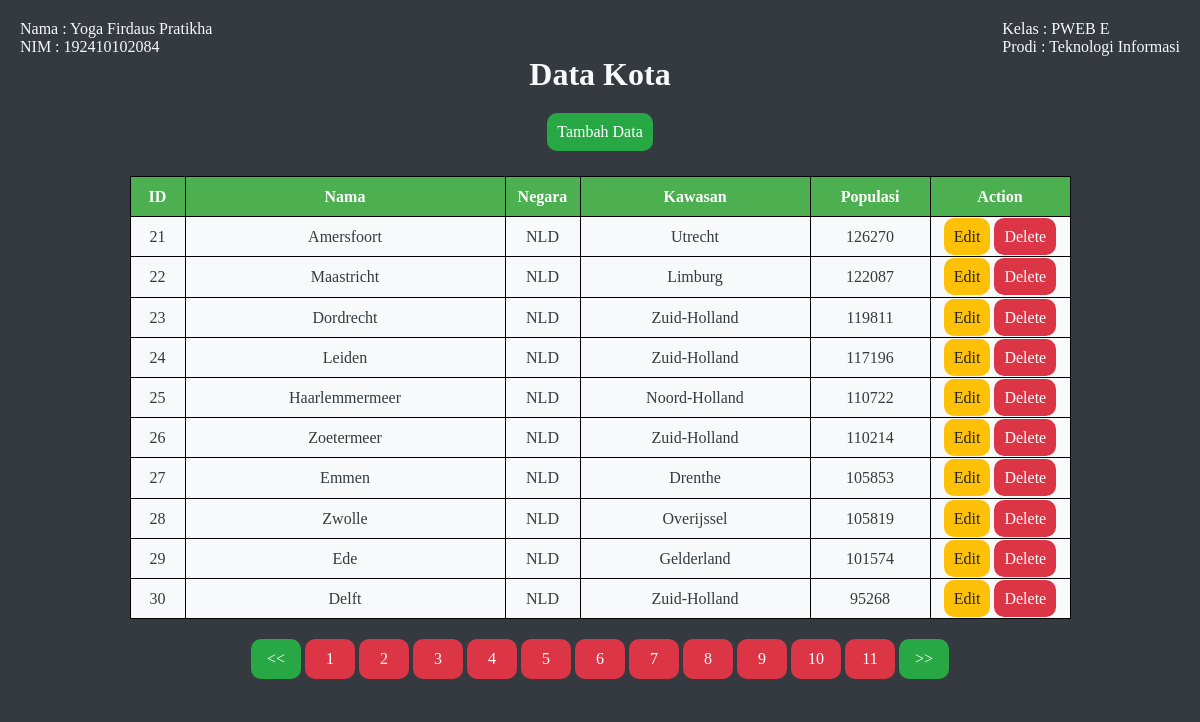
Screenshot of /?halaman=3 with the database file from the repository.
### tables this page shows
CREATE TABLE `city` (
  `ID` INT(11) NOT NULL AUTO_INCREMENT,
  `Name` CHAR(35) NOT NULL DEFAULT '',
  `CountryCode` CHAR(3) NOT NULL DEFAULT '',
  `District` CHAR(20) NOT NULL DEFAULT '',
  `Population` INT(11) NOT NULL DEFAULT '0',
  PRIMARY KEY (`ID`),
  KEY `CountryCode` (`CountryCode`),
  CONSTRAINT `city_ibfk_1` FOREIGN KEY (`CountryCode`) REFERENCES `country` (`Code`)
);

### index.php (the view, shortened to what this page needs)
<?php
require_once("koneksi.php");
$perPage = 10;
$nowPage = $_GET["halaman"];
$page = isset($nowPage) ? (int)$nowPage : 1;
$start = ($page > 1) ? ($page * $perPage) - $perPage : 0;
$data = $db->prepare("SELECT * FROM city LIMIT $start, $perPage");
$data->execute();
$result = $data->fetchAll();
$totalData = $db->prepare("SELECT * FROM city");
$totalData->execute();
$total = $totalData->rowCount();
$pages = ceil($total/$perPage);
?>
<!DOCTYPE html>
  <head>
      <link rel="stylesheet" href="style.css">
  </head>
  <body>
    <div style="color:#f8f9fa;">
      <div class="flex between" style="margin-top:20px; margin-left:20px; margin-right:20px;">
        <p>Nama : Yoga Firdaus Pratikha<br>NIM :  192410102084</p>
        <p>Kelas : PWEB E<br>Prodi : Teknologi Informasi</p>
      </div>
      <div style="text-align: center;">
        <h1>Data Kota</h1>
      </div>
      <div class="flex" style="margin-top:20px">
        <a href='add.php' class="button green center">Tambah Data</a>
      </div>
      <div class="container">
        <table class="center">
          <thead>
            <tr>
              <th style="width:55px">ID</th>
              <th style="width:320px">Nama</th>
              <th style="width:75px">Negara</th>
              <th style="width:230px">Kawasan</th>
              <th style="width:120px">Populasi</th>
              <th style="width:140px">Action</th>
            </tr>
          </thead>
          <tbody>
            <?php
              if(!empty($result)) {
                foreach($result as $row) {
              ?>
                <tr>
                  <td><?php echo $row["ID"]; ?></td>
                  <td><?php echo $row["Name"]; ?></td>
                  <td><?php echo $row["CountryCode"]; ?></td>
                  <td><?php echo $row["District"]; ?></td>
                  <td><?php echo $row["Population"]; ?></td>
                  <td>
                    <a href='edit.php?id=<?php echo $row['ID']; ?>' class="button yellow">Edit</a>
                    <a onclick="return confirm('Hapus data <?php echo $row['Name'];?> dengan ID <?php echo $row['ID']; ?>?')" href='?delete_id=<?php echo $row['ID']; ?>' class="button red">Delete</a>
                  </td>
                </tr>
              <?php
                }
              }
            ?>
          </tbody>
        </table><div style="margin-top:20px">
          <a href="?halaman=1" class="button green nomor"><<</a>
        <?php
        $x = 0;
        $y = 0;
        if($page<=5){
          $x = 1;
          $y = $x+10;
        }
        for($x; $x<=$y; $x++){
          ?>
          <a href="?halaman=<?php echo $x; ?>" class="button red nomor"><?php echo $x;?></a>
        <?php
        }
      ?><a href="?halaman=<?php echo $pages; ?>" class="button green nomor">>></a></div>
      </div>
    </div>
  </body>
</html>

### style.css (style rules this page uses)
* { box-sizing: border-box; margin: 0; padding: 0; color: #f8f9fa; background-color: #343a40; }
table, th, td, input, select { border: 1px solid black; border-collapse: collapse; background-color: #f8f9fa; padding: 10px; color:#343a40; }
th { background-color: #4CAF50; color: white; font-weight: bold; }
a { text-decoration: none; }
.button { padding: 10px; border: none; border-radius: 10px; transition: all 0.3 ease 0s; width: auto; }
.nomor { height: 40px; width: 50px; display: inline-block; }
.red { color:#fff; background-color:#dc3545; border-color:#dc3545; }
.yellow { color:#212529; background-color:#ffc107; border-color:#ffc107; }
.green { color:#fff; background-color:#28a745; border-color:#28a745; }
.center { margin-left: auto; margin-right: auto; }
.flex { display:flex; }
.between { justify-content:space-between; }
.container { color: white; height: auto; margin: 10px auto 60px auto; padding: 15px; width: 100%; text-align: center; line-height: 1.2; }

### rows the page displays
city: ID "21", Name "Amersfoort", CountryCode "NLD", District "Utrecht", Population "126270"
city: ID "22", Name "Maastricht", CountryCode "NLD", District "Limburg", Population "122087"
city: ID "23", Name "Dordrecht", CountryCode "NLD", District "Zuid-Holland", Population "119811"
city: ID "24", Name "Leiden", CountryCode "NLD", District "Zuid-Holland", Population "117196"
city: ID "25", Name "Haarlemmermeer", CountryCode "NLD", District "Noord-Holland", Population "110722"
city: ID "26", Name "Zoetermeer", CountryCode "NLD", District "Zuid-Holland", Population "110214"
city: ID "27", Name "Emmen", CountryCode "NLD", District "Drenthe", Population "105853"
city: ID "28", Name "Zwolle", CountryCode "NLD", District "Overijssel", Population "105819"
city: ID "29", Name "Ede", CountryCode "NLD", District "Gelderland", Population "101574"
city: ID "30", Name "Delft", CountryCode "NLD", District "Zuid-Holland", Population "95268"
